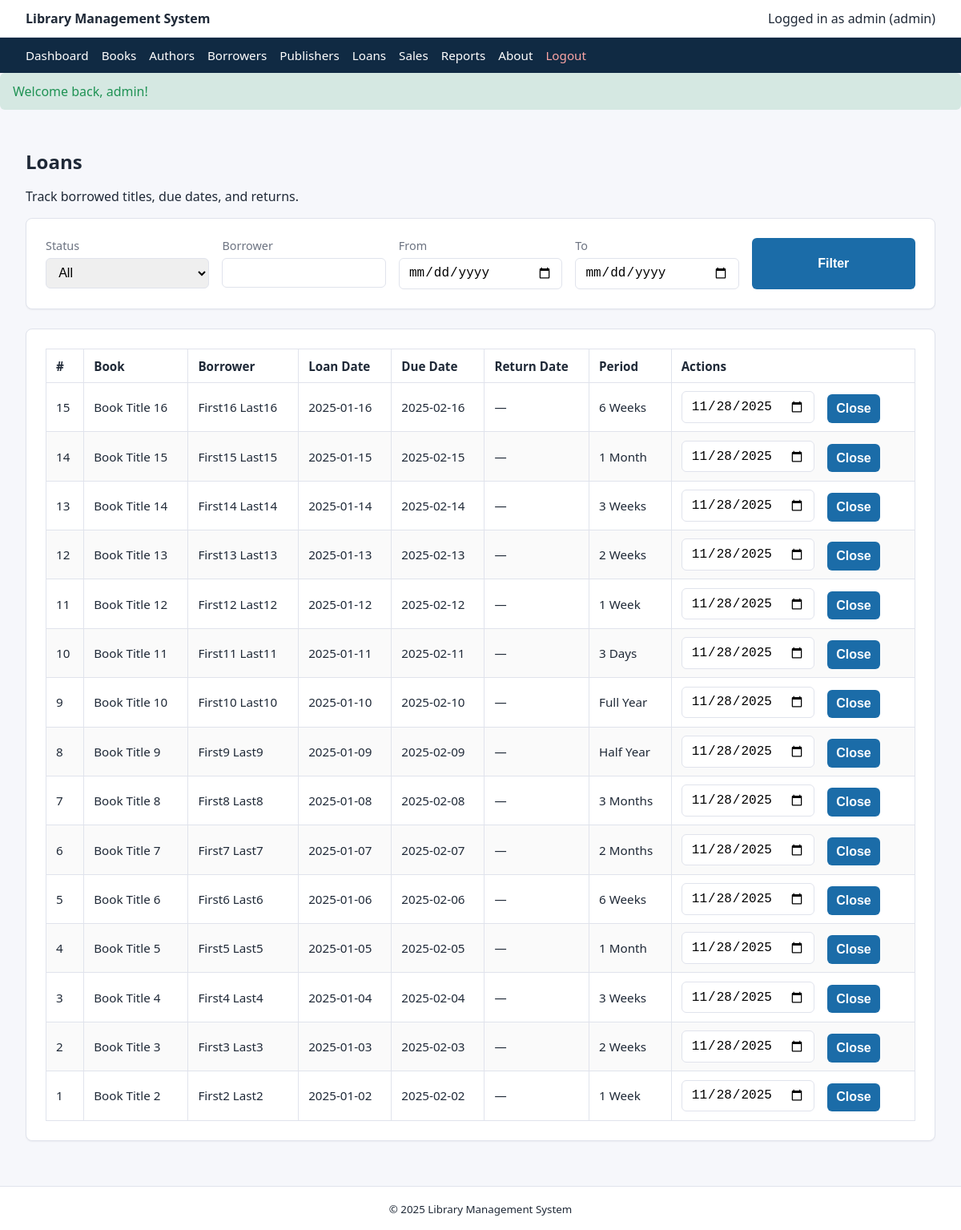
Page /loans.php (signed in) on the committed database.
### tables this page shows
CREATE TABLE `loan` (
  `loan_id` int(11) NOT NULL,
  `borrower_id` int(11) DEFAULT NULL,
  `book_id` int(11) DEFAULT NULL,
  `period_id` int(11) DEFAULT NULL,
  `loan_date` date NOT NULL,
  `due_date` date NOT NULL,
  `return_date` date DEFAULT NULL
);

CREATE TABLE `book` (
  `book_id` int(11) NOT NULL,
  `title` varchar(200) NOT NULL,
  `publisher_id` int(11) DEFAULT NULL,
  `category` varchar(100) DEFAULT NULL,
  `book_type` varchar(50) DEFAULT NULL,
  `original_price` decimal(10,2) DEFAULT NULL,
  `available` tinyint(1) DEFAULT 1
);

CREATE TABLE `loanperiod` (
  `period_id` int(11) NOT NULL,
  `period_name` varchar(50) NOT NULL,
  `days` int(11) NOT NULL
);

### helpers.php (called while the page is built, shortened)
<?php
function current_user_role(): string
{
    return $_SESSION['role'] ?? 'student';
}
function escape_output(string $value): string
{
    return htmlspecialchars($value, ENT_QUOTES, 'UTF-8');
}

### loans.php (the view, shortened to what this page needs)
<?php
require_once 'bootstrap.php';
$isAdmin = current_user_role() === 'admin';
$borrower = trim($_GET['borrower'] ?? '');
$from = $_GET['from'] ?? '';
$to = $_GET['to'] ?? '';
$sql = "SELECT l.*, b.title, CONCAT(br.first_name, ' ', br.last_name) AS borrower_name, p.period_name
        FROM loan l
        INNER JOIN book b ON b.book_id = l.book_id
        INNER JOIN borrower br ON br.borrower_id = l.borrower_id
        INNER JOIN loanperiod p ON p.period_id = l.period_id
        WHERE 1=1";
$sql .= " ORDER BY l.loan_date DESC";
$stmt = mysqli_prepare($conn, $sql);
mysqli_stmt_execute($stmt);
$loans = mysqli_stmt_get_result($stmt);
require_once 'header.php';
?>
<section class="page-heading">
    <div>
        <h1>Loans</h1>
        <p>Track borrowed titles, due dates, and returns.</p>
    </div>
</section>
<section class="card">
    <form class="filter-form" method="get">
        <label>
            Status
            <select name="status">
                <option value="">All</option>
            </select>
        </label>
        <label>
            Borrower
            <input type="text" name="borrower" value="<?php echo escape_output($borrower); ?>">
        </label>
        <label>
            From
            <input type="date" name="from" value="<?php echo escape_output($from); ?>">
        </label>
        <label>
            To
            <input type="date" name="to" value="<?php echo escape_output($to); ?>">
        </label>
        <button type="submit">Filter</button>
    </form>
</section>
<section class="card">
    <div class="table-wrapper">
        <table>
            <thead>
                <tr>
                    <th>#</th>
                    <th>Book</th>
                    <th>Borrower</th>
                    <th>Loan Date</th>
                    <th>Due Date</th>
                    <th>Return Date</th>
                    <th>Period</th>
                    <?php if ($isAdmin) : ?>
                        <th>Actions</th>
                    <?php endif; ?>
                </tr>
            </thead>
            <tbody>
                <?php while ($loan = mysqli_fetch_assoc($loans)) : ?>
                    <tr>
                        <td><?php echo $loan['loan_id']; ?></td>
                        <td><?php echo escape_output($loan['title']); ?></td>
                        <td><?php echo escape_output($loan['borrower_name']); ?></td>
                        <td><?php echo escape_output($loan['loan_date']); ?></td>
                        <td><?php echo escape_output($loan['due_date']); ?></td>
                        <td><?php echo escape_output($loan['return_date'] ?? '—'); ?></td>
                        <td><?php echo escape_output($loan['period_name']); ?></td>
                        <?php if ($isAdmin) : ?>
                            <td>
                                <?php if (!$loan['return_date']) : ?>
                                    <form method="post" class="inline-form" onsubmit="return confirm('Mark as returned?');">
                                        <input type="date" name="return_date" value="<?php echo date('Y-m-d'); ?>">
                                        <button type="submit">Close</button>
                                    </form>
                                <?php else : ?>
                                    <span class="badge success">Returned</span>
                                <?php endif; ?>
                            </td>
                        <?php endif; ?>
                    </tr>
                <?php endwhile; ?>
            </tbody>
        </table>
    </div>
</section>
<?php require_once 'footer.php'; ?>

### styles.css (style rules this page uses)
:root { font-family: "Segoe UI", Tahoma, Helvetica, Arial, sans-serif; color-scheme: light; --primary: #1b6ca8; --accent: #f4a261; --bg: #f6f7fb; --border: #e0e3ec; --text: #1f2937; --muted: #6b7280; --danger: #d14343; --success: #1f9254; }
* { box-sizing: border-box; }
body { margin: 0; background: var(--bg); color: var(--text); }
table { width: 100%; border-collapse: collapse; font-size: 0.95rem; }
th, td { border: 1px solid var(--border); padding: 0.65rem 0.75rem; text-align: left; }
th { background: #fff; font-weight: 600; }
tr:nth-child(even) { background: #fafafa; }
.card { background: #fff; border: 1px solid var(--border); border-radius: 8px; padding: 1.5rem; margin-bottom: 1.5rem; box-shadow: 0 1px 2px rgba(15, 23, 42, 0.05); }
.page-heading h1 { margin: 0 0 0.25rem 0; }
.filter-form, .grid-form, .inline-form, .auth-form { display: grid; gap: 1rem; }
.filter-form { grid-template-columns: repeat(auto-fit, minmax(180px, 1fr)); }
label { font-size: 0.9rem; color: var(--muted); display: flex; flex-direction: column; gap: 0.35rem; }
input, select, textarea, button { border: 1px solid var(--border); border-radius: 6px; padding: 0.55rem 0.7rem; font-size: 1rem; }
button, .button { background: var(--primary); color: #fff; border: none; cursor: pointer; font-weight: 600; }
.table-wrapper { overflow-x: auto; }
.inline-form { display: flex; flex-wrap: wrap; gap: 1rem; align-items: flex-end; }

### rows in the picture
loan: loan_id "15", book.title "Book Title 16", borrower_name "First16 Last16", loan_date "2025-01-16", due_date "2025-02-16", return_date "—", period.period_name "6 Weeks"
loan: loan_id "14", book.title "Book Title 15", borrower_name "First15 Last15", loan_date "2025-01-15", due_date "2025-02-15", return_date "—", period.period_name "1 Month"
loan: loan_id "13", book.title "Book Title 14", borrower_name "First14 Last14", loan_date "2025-01-14", due_date "2025-02-14", return_date "—", period.period_name "3 Weeks"
loan: loan_id "12", book.title "Book Title 13", borrower_name "First13 Last13", loan_date "2025-01-13", due_date "2025-02-13", return_date "—", period.period_name "2 Weeks"
loan: loan_id "11", book.title "Book Title 12", borrower_name "First12 Last12", loan_date "2025-01-12", due_date "2025-02-12", return_date "—", period.period_name "1 Week"
loan: loan_id "10", book.title "Book Title 11", borrower_name "First11 Last11", loan_date "2025-01-11", due_date "2025-02-11", return_date "—", period.period_name "3 Days"
loan: loan_id "9", book.title "Book Title 10", borrower_name "First10 Last10", loan_date "2025-01-10", due_date "2025-02-10", return_date "—", period.period_name "Full Year"
loan: loan_id "8", book.title "Book Title 9", borrower_name "First9 Last9", loan_date "2025-01-09", due_date "2025-02-09", return_date "—", period.period_name "Half Year"
loan: loan_id "7", book.title "Book Title 8", borrower_name "First8 Last8", loan_date "2025-01-08", due_date "2025-02-08", return_date "—", period.period_name "3 Months"
loan: loan_id "6", book.title "Book Title 7", borrower_name "First7 Last7", loan_date "2025-01-07", due_date "2025-02-07", return_date "—", period.period_name "2 Months"
loan: loan_id "5", book.title "Book Title 6", borrower_name "First6 Last6", loan_date "2025-01-06", due_date "2025-02-06", return_date "—", period.period_name "6 Weeks"
loan: loan_id "4", book.title "Book Title 5", borrower_name "First5 Last5", loan_date "2025-01-05", due_date "2025-02-05", return_date "—", period.period_name "1 Month"
loan: loan_id "3", book.title "Book Title 4", borrower_name "First4 Last4", loan_date "2025-01-04", due_date "2025-02-04", return_date "—", period.period_name "3 Weeks"
loan: loan_id "2", book.title "Book Title 3", borrower_name "First3 Last3", loan_date "2025-01-03", due_date "2025-02-03", return_date "—", period.period_name "2 Weeks"
loan: loan_id "1", book.title "Book Title 2", borrower_name "First2 Last2", loan_date "2025-01-02", due_date "2025-02-02", return_date "—", period.period_name "1 Week"

### other values in the picture
escape_output($_SESSION['username']) "admin"
escape_output(current_user_role()) "admin"
escape_output($flash['message']) "Welcome back, admin!"
